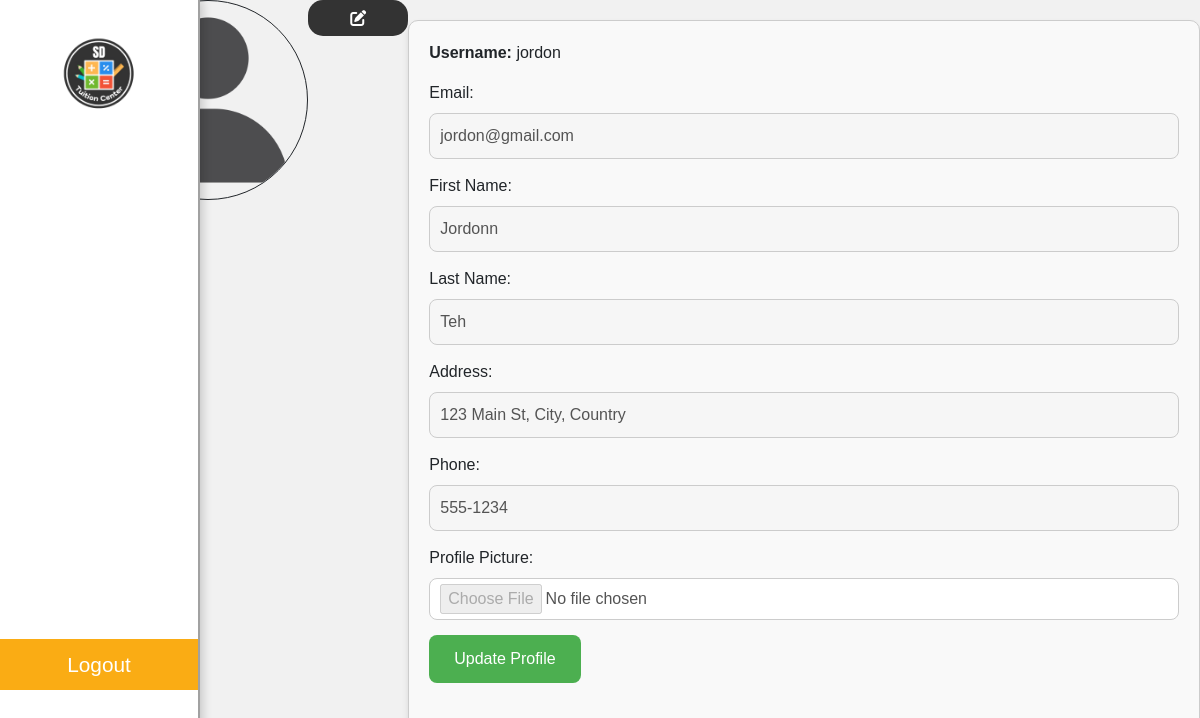
Page /edu/common/profile.php (signed in) on the committed database.
### tables this page shows
CREATE TABLE `user` (
  `id` int(11) NOT NULL,
  `username` varchar(255) NOT NULL,
  `password` varchar(255) NOT NULL,
  `email` varchar(255) NOT NULL,
  `role_id` int(11) DEFAULT NULL,
  `first_name` varchar(100) DEFAULT NULL,
  `last_name` varchar(100) DEFAULT NULL,
  `address` varchar(255) DEFAULT NULL,
  `phone_no` varchar(20) DEFAULT NULL,
  `profile_picture` varchar(255) NOT NULL,
  `last_login` datetime DEFAULT NULL,
  `created_at` datetime DEFAULT current_timestamp(),
  `updated_at` datetime DEFAULT NULL ON UPDATE current_timestamp(),
  `status` enum('active','inactive') NOT NULL DEFAULT 'active'
);

### edu/lib/authlib.php (called while the page is built, shortened)
<?php
function isLoggedIn()
{
    return isset($_SESSION['user_id']);
}
function isTeacher()
{
    return isset($_SESSION['role_id']) && $_SESSION['role_id'] == 2;
}
?>

### edu/common/profile.php (the view, shortened to what this page needs)
<?php
include '../config/db_config.php';
include '../lib/authlib.php';
if (isLoggedIn()) {
    if (isTeacher()) {
        include '../common/admin_sidebar.php';
    } else
        include '../common/sidebar.php';
} else {
    header('Location: ../common/login.php');
    exit();
}
$user_id = $_SESSION['user_id'];
function getUserProfile($user_id, $conn) {
    $sql = "SELECT
                u.id, u.username, u.email, u.first_name, u.last_name,
                u.address, u.phone_no, u.profile_picture, u.status,
                u.last_login, u.created_at, ut.role_name
            FROM
                user AS u
            JOIN
                user_type AS ut ON u.role_id = ut.id
            WHERE
                u.id = ?";
    $stmt = $conn->prepare($sql);
    $stmt->bind_param("i", $user_id);
    $stmt->execute();
    $result = $stmt->get_result();
    if ($result->num_rows > 0) {
        return $result->fetch_assoc();
    } else {
        error_log("User profile not found for ID: $user_id");
        return null;
    }
}
if ($_SERVER['REQUEST_METHOD'] === 'POST') {
    $first_name = $_POST['first_name'];
    $last_name = $_POST['last_name'];
    $email = $_POST['email'];
    $address = $_POST['address'];
    $phone_no = $_POST['phone_no'];
    $profile_picture = null;
    if (isset($_FILES['profile_picture']) && $_FILES['profile_picture']['error'] === UPLOAD_ERR_OK) {
        $profile_picture = handleProfilePictureUpload($_FILES['profile_picture']);
        if (strpos($profile_picture, 'Error:') === 0) {
            $error_message = $profile_picture;
            echo $error_message;
            exit();
        }
    }
    $sql = "UPDATE user SET
                first_name = ?,
                last_name = ?,
                email = ?,
                address = ?,
                phone_no = ?";
    if ($profile_picture) {
        $sql .= ", profile_picture = ?";
    }
    $sql .= " WHERE id = ?";
    $stmt = $conn->prepare($sql);
    if ($profile_picture) {
        $stmt->bind_param("ssssssi", $first_name, $last_name, $email, $address, $phone_no, $profile_picture, $user_id);
    } else {
        $stmt->bind_param("sssssi", $first_name, $last_name, $email, $address, $phone_no, $user_id);
    }
    if ($stmt->execute()) {
        $success_message = "Profile updated successfully!";
        $user_profile = getUserProfile($user_id, $conn);
    } else {
        $error_message = "Error updating profile: " . $stmt->error;
    }
} else {
    $user_profile = getUserProfile($user_id, $conn);
}
?>
<!DOCTYPE html>
<html lang="en">
<head>
    <link rel="stylesheet" href="../css/admin_styles.css">
    <link rel="stylesheet" href="https://cdnjs.cloudflare.com/ajax/libs/font-awesome/6.0.0/css/all.min.css">
</head>
<body>
<h2>User Profile</h2>
<?php if ($user_profile): ?>
    <div class="profile-pic-container">
        <?php if (!empty($user_profile['profile_picture'])): ?>
            <img src="../images/<?= htmlspecialchars($user_profile['profile_picture']); ?>" alt="Profile Picture">
        <?php else: ?>
            <p>No profile picture uploaded.</p>
        <?php endif; ?>
    </div>
    <div class="ProfileEditBtn">
        <i class="fa fa-edit edit-icon" onclick="toggleEdit()" title="Edit Profile"></i>
    </div>
    <div class="AdminForm">
        <form method="POST" enctype="multipart/form-data" onsubmit="return validateFileType()">
            <p><strong>Username:</strong> <?= htmlspecialchars($user_profile['username']); ?></p>
            <label for="email">Email:</label>
            <input type="email" name="email" value="<?= htmlspecialchars($user_profile['email']); ?>" disabled required><br>
            <label for="first_name">First Name:</label>
            <input type="text" name="first_name" value="<?= htmlspecialchars($user_profile['first_name']); ?>" disabled required><br>
            <label for="last_name">Last Name:</label>
            <input type="text" name="last_name" value="<?= htmlspecialchars($user_profile['last_name']); ?>" disabled required><br>
            <label for="address">Address:</label>
            <input type="text" name="address" value="<?= htmlspecialchars($user_profile['address']); ?>" disabled required><br>
            <label for="phone_no">Phone:</label>
            <input type="text" name="phone_no" value="<?= htmlspecialchars($user_profile['phone_no']); ?>" disabled required><br>
            <label for="profile_picture">Profile Picture:</label>
            <input type="file" name="profile_picture" <?= $user_profile['profile_picture'] ? '' : 'required'; ?> style="width: 50px;" disabled>
            <button type="submit" id="update-btn" disabled class="AdminFormBtn">Update Profile</button>
        </form>
    </div>
<?php else: ?>
    <p>User profile not found.</p>
<?php endif; ?>
</body>
</html>

### edu/css/StudentHeader.css (style rules this page uses)
* { margin: 0; padding: 0; box-sizing: border-box; font-family: Helvetica, sans-serif; }
body { display: flex; height: 100vh; background: #f1f1f1; }

### edu/css/admin_styles.css (style rules this page uses)
.AdminForm { width: 100% !important; margin: 20px auto !important; padding: 20px !important; border: 1px solid #ccc !important; border-radius: 10px !important; background-color: #f9f9f9 !important; box-shadow: 0 4px 6px rgba(0, 0, 0, 0.1) !important; }
.AdminForm input, .AdminForm textarea, .AdminForm select { width: 100% !important; margin-bottom: 15px !important; border: 1px solid #ccc !important; border-radius: 8px !important; padding: 10px !important; box-sizing: border-box !important; font-size: 16px !important; transition: border-color 0.3s ease !important; }
.AdminForm input[type="file"] { padding: 5px 10px !important; background-color: #fff !important; cursor: pointer !important; }
.AdminFormBtn { padding: 12px 25px !important; border: none !important; border-radius: 8px !important; color: white !important; background-color: #4caf50 !important; font-size: 16px !important; cursor: pointer !important; transition: all 0.3s ease !important; margin-bottom: 20px; }

### edu/common/profile.php (style rules this page uses)
.profile-pic-container { display: flex; justify-content: center; margin-bottom: 20px; }
.profile-pic-container img { border-radius: 50%; border: 1px solid; width: 200px; height: 200px; object-fit: cover; }
.ProfileEditBtn i { padding: 10px; background-color: #333; width: 100px; text-align: center; color: #fff; border-radius: 15px; }

### rows in the picture
user: profile_picture (picture), username "jordon", email "jordon@gmail.com", first_name "Jordonn", last_name "Teh", address "123 Main St, City, Country", phone_no "555-1234"
